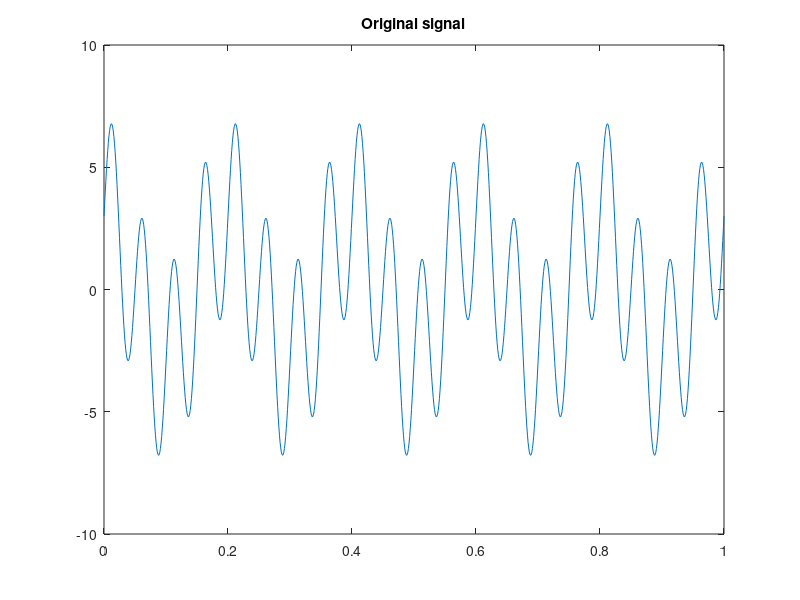
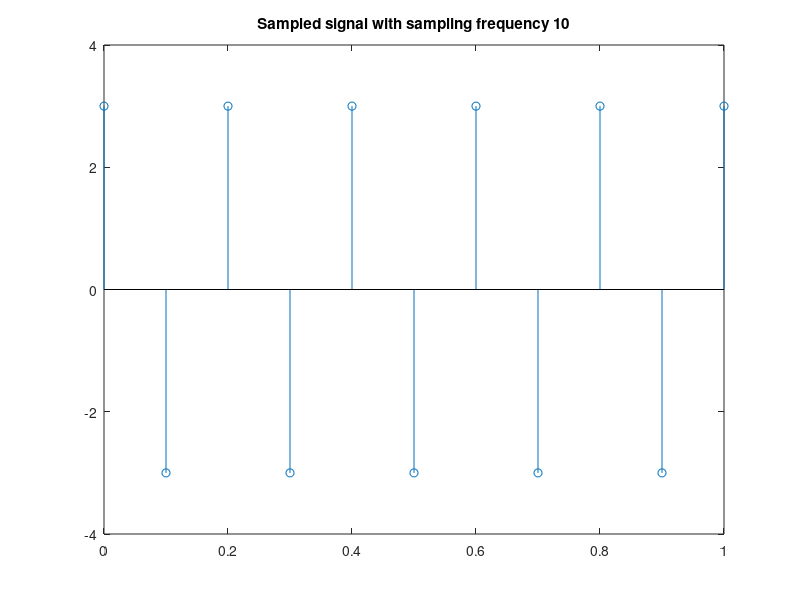
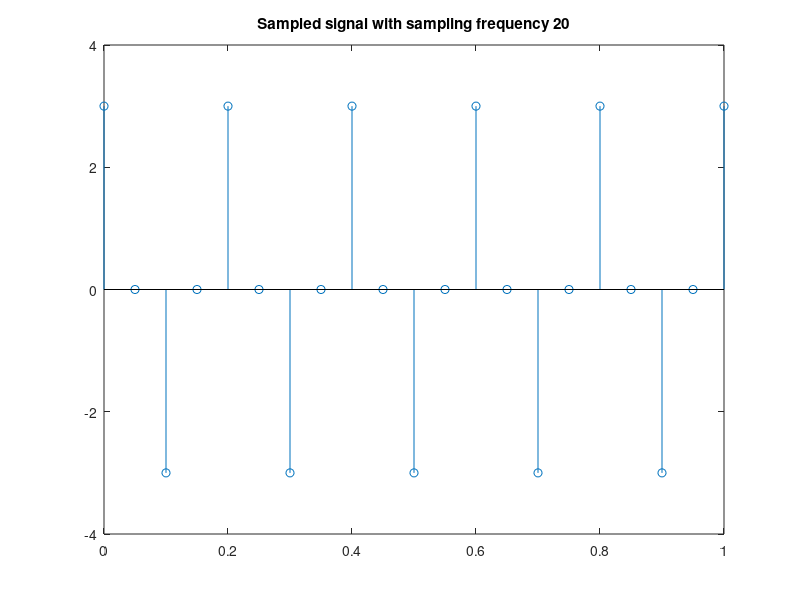
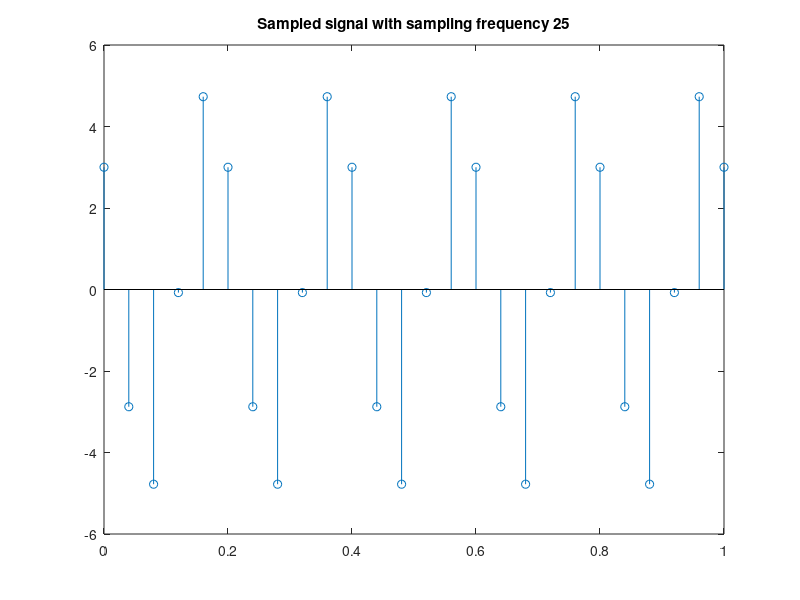

Here is the MATLAB script that generated these plots, in order:
clc;
clear all;
close all;

% Subdivision 2.1
% Generating the signal given and plotting
f1 = 5; f2 = 20; 
f = 1000;
n = 0 : 1/f :1;
xn = 3*cos(2*pi*(f1)*n) + 4*sin(2*pi*(f2)*n);
figure
plot(n, xn)
title('Original signal')


% Subdivision 2.2
% Plotting x[n] for different sampling frequencies
f1 = 5; f2 = 20; 
f = [10 20 25 40 50 100 150];

for i = 1: size(f,2)
    fs = f(i);
    n = 0 : 1/fs :1;
    xn = 3*cos(2*pi*(f1)*n) + 4*sin(2*pi*(f2)*n);
    figure
    stem(n, xn)
    title(['Sampled signal with sampling frequency ', num2str(fs)])
end


% Subdivision 2.3
% The original signal has 2 frequency components but as the sampling
% frequency is decreased the sampled signal losses its main frequency
% components. According to Shannon's theorem the sampling frequency should
% be atleast more than twice the highest frequecny component of the signal 
% so that the signal can be reconstructed properly.


%Subdivision 2.4
% The magnitude of FFT of the central frequencies decreases as the
% sampling frequency decreases and when it become much smaller than the
% actual signal's frequency the peak at the FFT's magnitude is completely lost.

f1 = 5; f2 = 20; 
f = [10 20 25 40 50 100 150];

for i = 1: size(f,2)
    fs = f(i);
    n = 0 : 1/fs :1;
    xn = 3*cos(2*pi*(f1)*n) + 4*sin(2*pi*(f2)*n);
    xf = fftshift(fft(xn));
    N = length(xn);
    fr = (-N/2 : N/2-1)* fs/N;
    figure
    subplot(221); plot(n, xn); title(['Sampled signal, fs=', num2str(fs)]); xlabel('Time(sec)'); ylabel('Amplitude');
    subplot(222); plot(fr, abs(xf)); title('Magnitude'); xlabel('Frequency'); ylabel('|X(f)|');
    subplot(223); plot(fr, real(xf)); title('Real'); xlabel('Frequency'); ylabel('Re(X(f))');
    subplot(224); plot(fr, imag(xf)); title('Imaginary'); xlabel('Frequency'); ylabel('Im(X(f))');
end



